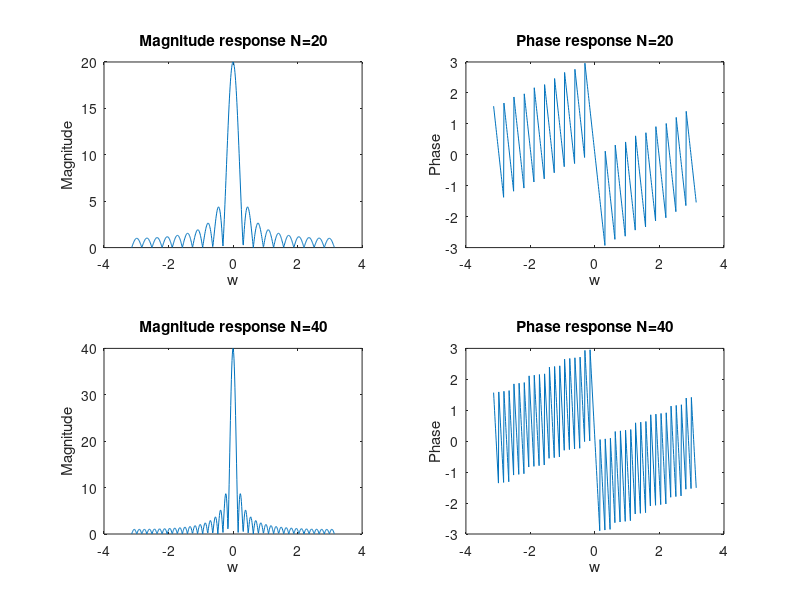

The MATLAB source for this figure:
w = -pi:0.01:pi;
X = exp(-j*w/2*19) .* diric(w,20) * 20
subplot(2,2,1)
plot(w,abs(X))
title('Magnitude response N=20')
xlabel('w')
ylabel('Magnitude')
subplot(2,2,2)
plot(w,angle(X))
title('Phase response N=20')
xlabel('w')
ylabel('Phase')
X1 = exp(-j*w/2*39) .* diric(w,40) * 40
subplot(2,2,3)
plot(w,abs(X1))
title('Magnitude response N=40')
xlabel('w')
ylabel('Magnitude')
subplot(2,2,4)
plot(w,angle(X1))
title('Phase response N=40')
xlabel('w')
ylabel('Phase')
